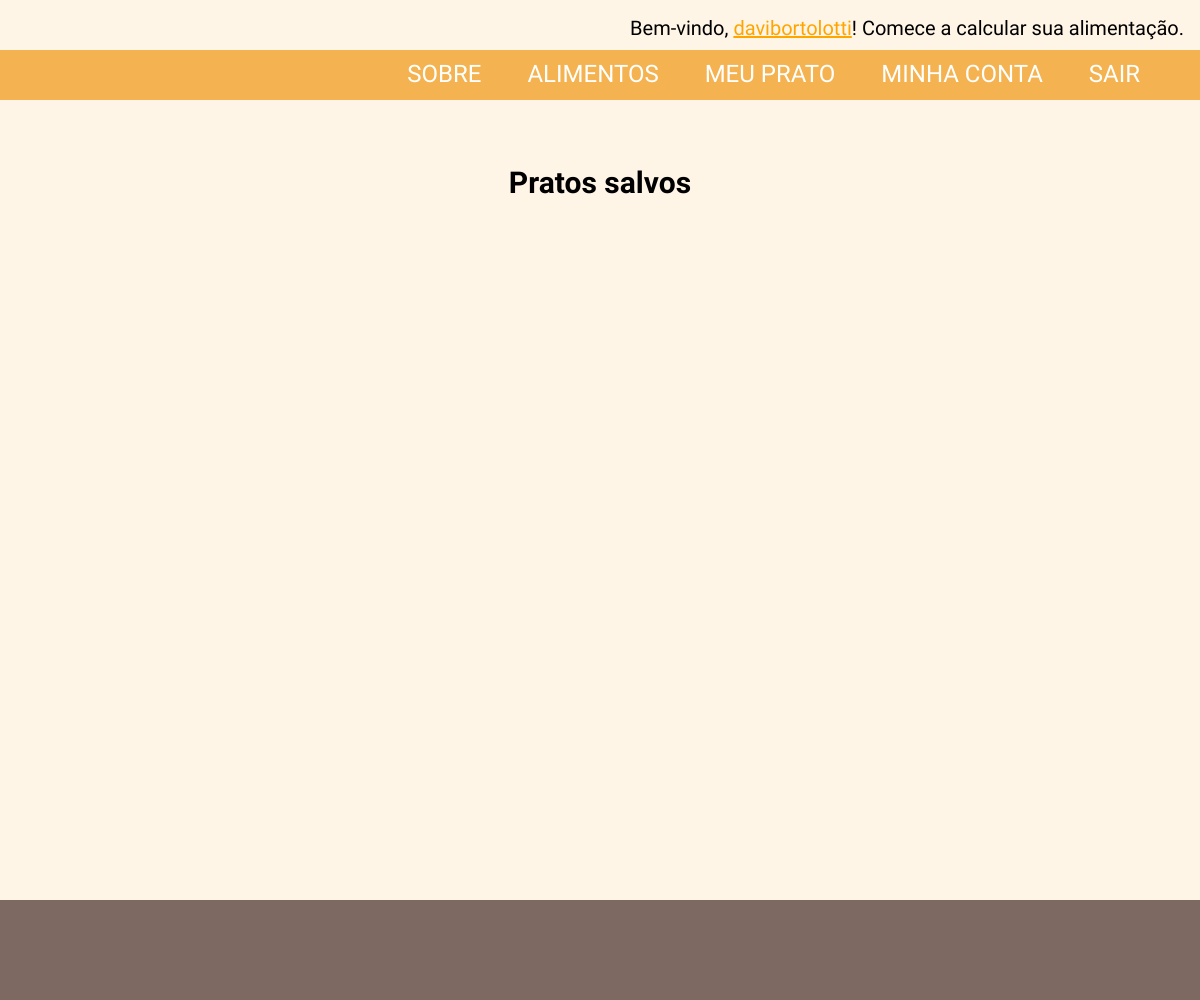
Page /mymeallist (signed in) on the earlier database version.
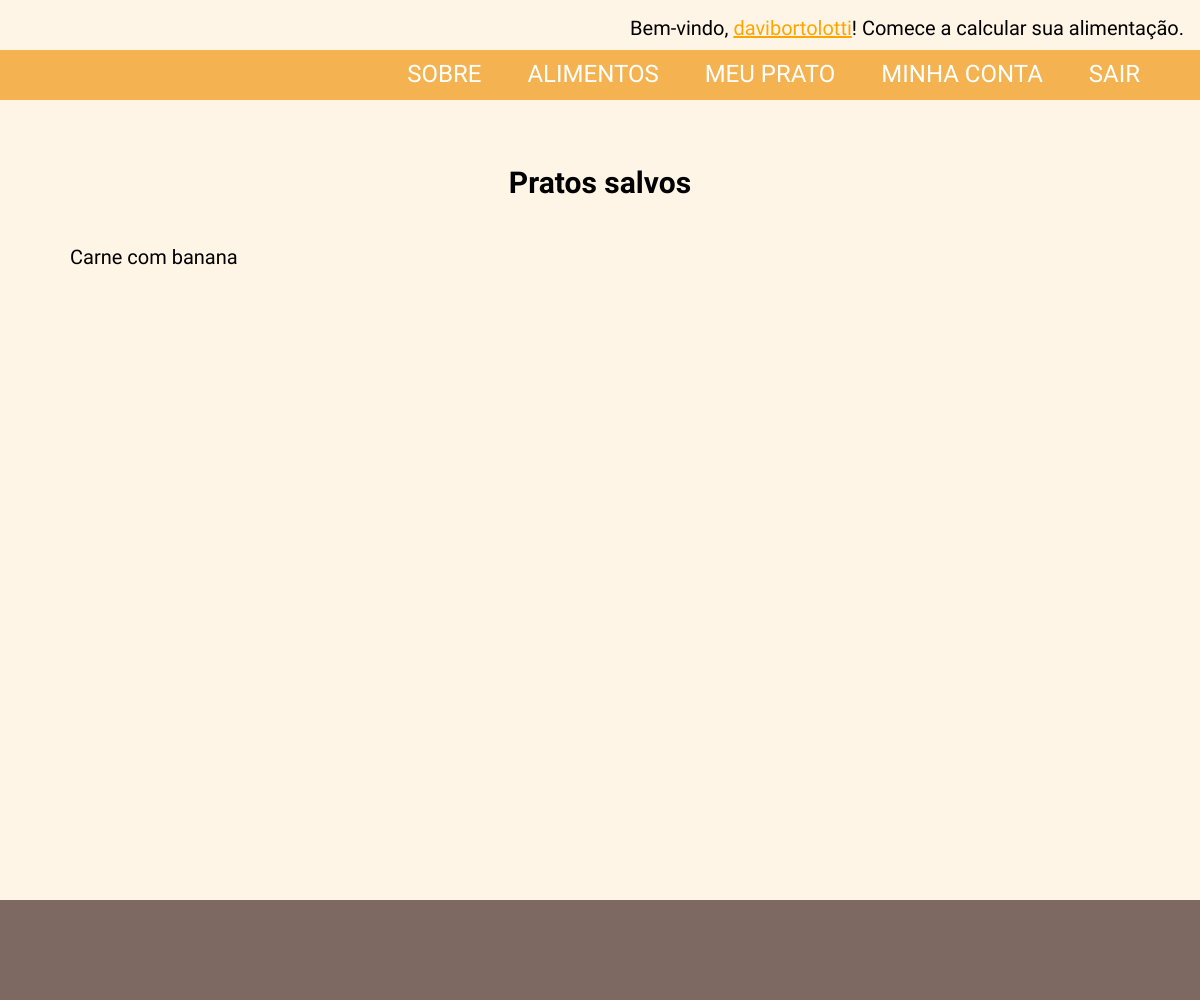
Same page on the later database version.
### nutrizone/models.py (models this page shows, shortened)
class UserMeal(models.Model):
	user = models.CharField(max_length=200)
	name = models.CharField(max_length=200)

### nutrizone/views.py (the view)
# urls.py: url(r'^mymeallist$', views.mymeallist, name='mymeallist'),
@login_required
def mymeallist(request):
	username = request.user.username
	meals = UserMeal.objects.filter(user=username)
	context = {
		"meals": meals,
	}
	return render(request, 'mymeallist.html', context)

### nutrizone/templates/mymeallist.html
{% extends 'base.html' %}
{% block content %}
<div class="subtitle">
    <h2>Pratos salvos</h2>
</div>
<div>
{% for meal in meals %}
    <a href="mymeallist/{{meal.name}}">{{meal.name}}</a></p>
{% endfor %}
</div>
{% endblock %}

Differences in the rows shown:
added UserMeal: name "Carne com banana"
